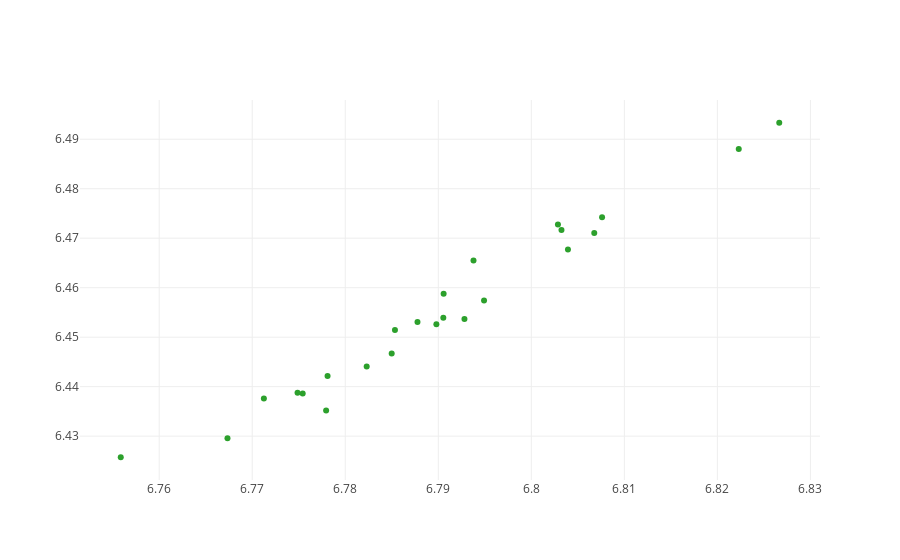

Notebook code cell kept with this figure:
### Code cell
trace = []
for v in ['6', '12', '18', '24']:
    trace.append(go.Scatter(
        x = b[b['lag']==v]['test'],
        y = b[b['lag']==v]['val'],
        text='F-'+b[b['lag']==v]['full'].astype(str) + 'D-' + b[b['lag']==v]['drop'].astype(str) + '-L' + b[b['lag']==v]['lag'].astype(str)+ '-A' + b[b['lag']==v]['filters'].astype(str), 
        mode = 'markers', name=v
    ))
py.iplot(trace, filename='basic-scatter')

### Figure 1 — Plotly figure (JSON) as saved in the notebook; plotly's stock layout.template omitted (floating-point values rounded to 4 significant figures)
{"data": [{"mode": "markers", "name": "6", "text": [], "type": "scatter", "uid": "30079702-d090-4174-814f-bad1fb5dcc5c", "x": [], "y": []}, {"mode": "markers", "name": "12", "text": [], "type": "scatter", "uid": "e6032126-2567-4abb-af92-d21dc35031d2", "x": [], "y": []}, {"mode": "markers", "name": "18", "text": ["F-[32]D-0.0-L18-A[2048]", "F-[64]D-0.0-L18-A[2048]", "F-[32]D-0.1-L18-A[2048]", "F-[64]D-0.1-L18-A[2048]", "F-[32]D-0.2-L18-A[2048]", "F-[64]D-0.2-L18-A[2048]", "F-[32]D-0.0-L18-A[2048]", "F-[64]D-0.0-L18-A[2048]", "F-[32]D-0.1-L18-A[2048]", "F-[64]D-0.1-L18-A[2048]", "F-[32]D-0.2-L18-A[2048]", "F-[64]D-0.2-L18-A[2048]", "F-[32]D-0.0-L18-A[4096]", "F-[64]D-0.0-L18-A[4096]", "F-[32]D-0.1-L18-A[4096]", "F-[64]D-0.1-L18-A[4096]", "F-[32]D-0.2-L18-A[4096]", "F-[64]D-0.2-L18-A[4096]", "F-[32]D-0.0-L18-A[4096]", "F-[64]D-0.0-L18-A[4096]", "F-[32]D-0.1-L18-A[4096]", "F-[64]D-0.1-L18-A[4096]", "F-[32]D-0.2-L18-A[4096]", "F-[64]D-0.2-L18-A[4096]"], "type": "scatter", "uid": "8454214f-e13a-49c7-a1a2-d7448c5d2710", "x": [6.793, 6.791, 6.807, 6.804, 6.827, 6.822, 6.778, 6.775, 6.795, 6.79, 6.808, 6.803, 6.785, 6.778, 6.791, 6.788, 6.803, 6.794, 6.767, 6.756, 6.775, 6.771, 6.785, 6.782], "y": [6.454, 6.454, 6.471, 6.468, 6.493, 6.488, 6.442, 6.439, 6.457, 6.453, 6.474, 6.473, 6.447, 6.435, 6.459, 6.453, 6.472, 6.465, 6.43, 6.426, 6.439, 6.438, 6.451, 6.444]}, {"mode": "markers", "name": "24", "text": [], "type": "scatter", "uid": "1905d5be-f68a-4bda-98c9-650633a0c002", "x": [], "y": []}], "layout": {}}
